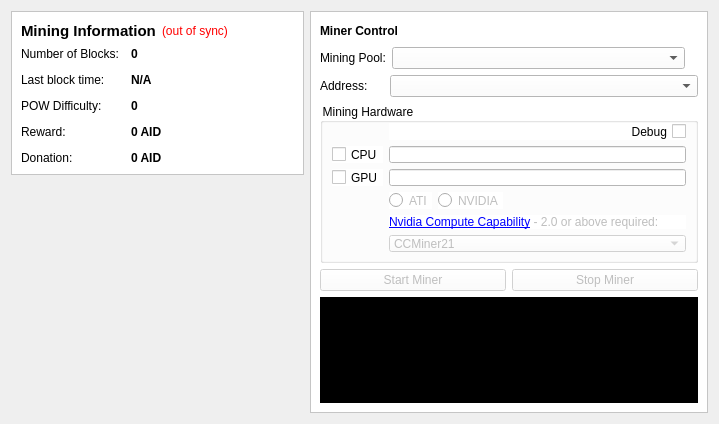
<?xml version="1.0" encoding="UTF-8"?>
<ui version="4.0">
 <class>MinerControl</class>
 <widget class="QWidget" name="MinerControl">
  <property name="geometry">
   <rect>
    <x>0</x>
    <y>0</y>
    <width>719</width>
    <height>424</height>
   </rect>
  </property>
  <property name="windowTitle">
   <string>Form</string>
  </property>
  <layout class="QHBoxLayout" name="horizontalLayout" stretch="1,0">
   <item>
    <layout class="QVBoxLayout" name="verticalLayout_2">
     <item>
      <widget class="QFrame" name="frame">
       <property name="styleSheet">
        <string notr="true">background-color: rgb(255, 255, 255);</string>
       </property>
       <property name="frameShape">
        <enum>QFrame::StyledPanel</enum>
       </property>
       <property name="frameShadow">
        <enum>QFrame::Raised</enum>
       </property>
       <layout class="QVBoxLayout" name="verticalLayout_4">
        <item>
         <layout class="QHBoxLayout" name="horizontalLayout_4">
          <item>
           <widget class="QLabel" name="label_5">
            <property name="font">
             <font>
              <pointsize>11</pointsize>
              <weight>75</weight>
              <bold>true</bold>
             </font>
            </property>
            <property name="text">
             <string>Mining Information</string>
            </property>
           </widget>
          </item>
          <item>
           <widget class="QLabel" name="labelWalletStatus">
            <property name="toolTip">
             <string>The displayed information may be out of date. Your wallet automatically synchronizes with the AidBit network after a connection is established, but this process has not completed yet.</string>
            </property>
            <property name="styleSheet">
             <string notr="true">QLabel { color: red; }</string>
            </property>
            <property name="text">
             <string>(out of sync)</string>
            </property>
            <property name="alignment">
             <set>Qt::AlignLeading|Qt::AlignLeft|Qt::AlignVCenter</set>
            </property>
           </widget>
          </item>
          <item>
           <spacer name="horizontalSpacer_2">
            <property name="orientation">
             <enum>Qt::Horizontal</enum>
            </property>
            <property name="sizeHint" stdset="0">
             <size>
              <width>40</width>
              <height>20</height>
             </size>
            </property>
           </spacer>
          </item>
         </layout>
        </item>
        <item>
         <layout class="QFormLayout" name="formLayout_2">
          <property name="fieldGrowthPolicy">
           <enum>QFormLayout::AllNonFixedFieldsGrow</enum>
          </property>
          <property name="horizontalSpacing">
           <number>12</number>
          </property>
          <property name="verticalSpacing">
           <number>12</number>
          </property>
          <item row="0" column="0">
           <widget class="QLabel" name="label">
            <property name="text">
             <string>Number of Blocks:</string>
            </property>
           </widget>
          </item>
          <item row="2" column="0">
           <widget class="QLabel" name="label_3">
            <property name="text">
             <string>POW Difficulty:</string>
            </property>
           </widget>
          </item>
          <item row="2" column="1">
           <widget class="QLabel" name="powDiff">
            <property name="font">
             <font>
              <weight>75</weight>
              <bold>true</bold>
             </font>
            </property>
            <property name="cursor">
             <cursorShape>IBeamCursor</cursorShape>
            </property>
            <property name="toolTip">
             <string>&lt;html&gt;&lt;head/&gt;&lt;body&gt;&lt;p&gt;Curent Proof of Work Difficulty&lt;/p&gt;&lt;/body&gt;&lt;/html&gt;</string>
            </property>
            <property name="text">
             <string notr="true">0</string>
            </property>
            <property name="textInteractionFlags">
             <set>Qt::LinksAccessibleByMouse|Qt::TextSelectableByKeyboard|Qt::TextSelectableByMouse</set>
            </property>
           </widget>
          </item>
          <item row="3" column="0">
           <widget class="QLabel" name="labelImmatureText">
            <property name="text">
             <string>Reward:</string>
            </property>
           </widget>
          </item>
          <item row="3" column="1">
           <widget class="QLabel" name="powReward">
            <property name="font">
             <font>
              <weight>75</weight>
              <bold>true</bold>
             </font>
            </property>
            <property name="toolTip">
             <string>&lt;html&gt;&lt;head/&gt;&lt;body&gt;&lt;p&gt;Reward per Block&lt;/p&gt;&lt;/body&gt;&lt;/html&gt;</string>
            </property>
            <property name="text">
             <string notr="true">0 AID</string>
            </property>
            <property name="textInteractionFlags">
             <set>Qt::LinksAccessibleByMouse|Qt::TextSelectableByKeyboard|Qt::TextSelectableByMouse</set>
            </property>
           </widget>
          </item>
          <item row="4" column="0">
           <widget class="QLabel" name="labelTotalText">
            <property name="text">
             <string>Donation:</string>
            </property>
           </widget>
          </item>
          <item row="4" column="1">
           <widget class="QLabel" name="powDonation">
            <property name="font">
             <font>
              <weight>75</weight>
              <bold>true</bold>
             </font>
            </property>
            <property name="cursor">
             <cursorShape>IBeamCursor</cursorShape>
            </property>
            <property name="toolTip">
             <string>&lt;html&gt;&lt;head/&gt;&lt;body&gt;&lt;p&gt;Donation per Block&lt;/p&gt;&lt;/body&gt;&lt;/html&gt;</string>
            </property>
            <property name="text">
             <string notr="true">0 AID</string>
            </property>
            <property name="textInteractionFlags">
             <set>Qt::LinksAccessibleByMouse|Qt::TextSelectableByKeyboard|Qt::TextSelectableByMouse</set>
            </property>
           </widget>
          </item>
          <item row="0" column="1">
           <widget class="QLabel" name="numberOfBlocks">
            <property name="font">
             <font>
              <weight>75</weight>
              <bold>true</bold>
             </font>
            </property>
            <property name="cursor">
             <cursorShape>IBeamCursor</cursorShape>
            </property>
            <property name="toolTip">
             <string>&lt;html&gt;&lt;head/&gt;&lt;body&gt;&lt;p&gt;Current Number Of Blocks&lt;/p&gt;&lt;/body&gt;&lt;/html&gt;</string>
            </property>
            <property name="text">
             <string notr="true">0</string>
            </property>
            <property name="textInteractionFlags">
             <set>Qt::LinksAccessibleByMouse|Qt::TextSelectableByKeyboard|Qt::TextSelectableByMouse</set>
            </property>
           </widget>
          </item>
          <item row="1" column="0">
           <widget class="QLabel" name="label_7">
            <property name="text">
             <string>Last block time:</string>
            </property>
           </widget>
          </item>
          <item row="1" column="1">
           <widget class="QLabel" name="lastBlockTime">
            <property name="font">
             <font>
              <weight>75</weight>
              <bold>true</bold>
             </font>
            </property>
            <property name="cursor">
             <cursorShape>IBeamCursor</cursorShape>
            </property>
            <property name="toolTip">
             <string>&lt;html&gt;&lt;head/&gt;&lt;body&gt;&lt;p&gt;Current Number Of Blocks&lt;/p&gt;&lt;/body&gt;&lt;/html&gt;</string>
            </property>
            <property name="text">
             <string notr="true">N/A</string>
            </property>
            <property name="textInteractionFlags">
             <set>Qt::LinksAccessibleByMouse|Qt::TextSelectableByKeyboard|Qt::TextSelectableByMouse</set>
            </property>
           </widget>
          </item>
         </layout>
        </item>
       </layout>
      </widget>
     </item>
     <item>
      <spacer name="verticalSpacer">
       <property name="orientation">
        <enum>Qt::Vertical</enum>
       </property>
       <property name="sizeHint" stdset="0">
        <size>
         <width>20</width>
         <height>40</height>
        </size>
       </property>
      </spacer>
     </item>
     <item>
      <widget class="QLabel" name="label_8">
       <property name="text">
        <string/>
       </property>
       <property name="pixmap">
        <pixmap resource="../bitcoin.qrc">:/images/wallet</pixmap>
       </property>
       <property name="alignment">
        <set>Qt::AlignBottom|Qt::AlignLeading|Qt::AlignLeft</set>
       </property>
      </widget>
     </item>
    </layout>
   </item>
   <item>
    <layout class="QVBoxLayout" name="verticalLayout_3">
     <item>
      <widget class="QFrame" name="frame_2">
       <property name="styleSheet">
        <string notr="true">background-color: rgb(255, 255, 255);</string>
       </property>
       <property name="frameShape">
        <enum>QFrame::StyledPanel</enum>
       </property>
       <property name="frameShadow">
        <enum>QFrame::Raised</enum>
       </property>
       <layout class="QVBoxLayout" name="verticalLayout">
        <item>
         <layout class="QHBoxLayout" name="horizontalLayout_2">
          <item>
           <widget class="QLabel" name="label_4">
            <property name="text">
             <string>&lt;b&gt;Miner Control&lt;/b&gt;</string>
            </property>
           </widget>
          </item>
          <item>
           <spacer name="horizontalSpacer">
            <property name="orientation">
             <enum>Qt::Horizontal</enum>
            </property>
            <property name="sizeHint" stdset="0">
             <size>
              <width>300</width>
              <height>20</height>
             </size>
            </property>
           </spacer>
          </item>
         </layout>
        </item>
        <item>
         <layout class="QHBoxLayout" name="horizontalLayout_3">
          <item>
           <widget class="QLabel" name="label_2">
            <property name="sizePolicy">
             <sizepolicy hsizetype="Fixed" vsizetype="Preferred">
              <horstretch>0</horstretch>
              <verstretch>0</verstretch>
             </sizepolicy>
            </property>
            <property name="text">
             <string>Mining Pool:</string>
            </property>
           </widget>
          </item>
          <item>
           <widget class="QComboBox" name="poolSelect">
            <property name="sizePolicy">
             <sizepolicy hsizetype="Expanding" vsizetype="Fixed">
              <horstretch>0</horstretch>
              <verstretch>0</verstretch>
             </sizepolicy>
            </property>
           </widget>
          </item>
          <item>
           <widget class="QLabel" name="ProgressAnimation">
            <property name="text">
             <string/>
            </property>
           </widget>
          </item>
         </layout>
        </item>
        <item>
         <layout class="QHBoxLayout" name="horizontalLayout_6">
          <item>
           <widget class="QLabel" name="label_6">
            <property name="sizePolicy">
             <sizepolicy hsizetype="Fixed" vsizetype="Preferred">
              <horstretch>0</horstretch>
              <verstretch>0</verstretch>
             </sizepolicy>
            </property>
            <property name="text">
             <string>Address:     </string>
            </property>
           </widget>
          </item>
          <item>
           <widget class="QComboBox" name="addressList"/>
          </item>
         </layout>
        </item>
        <item>
         <layout class="QVBoxLayout" name="verticalLayout_8">
          <item>
           <widget class="QGroupBox" name="groupBox">
            <property name="sizePolicy">
             <sizepolicy hsizetype="Expanding" vsizetype="Preferred">
              <horstretch>0</horstretch>
              <verstretch>0</verstretch>
             </sizepolicy>
            </property>
            <property name="minimumSize">
             <size>
              <width>0</width>
              <height>160</height>
             </size>
            </property>
            <property name="title">
             <string>Mining Hardware</string>
            </property>
            <layout class="QVBoxLayout" name="verticalLayout_5">
             <property name="topMargin">
              <number>0</number>
             </property>
             <item>
              <layout class="QGridLayout" name="gridLayout">
               <item row="0" column="1">
                <widget class="QCheckBox" name="checkDebug">
                 <property name="layoutDirection">
                  <enum>Qt::RightToLeft</enum>
                 </property>
                 <property name="text">
                  <string>Debug</string>
                 </property>
                </widget>
               </item>
               <item row="1" column="1">
                <widget class="QLineEdit" name="cpuParams">
                 <property name="enabled">
                  <bool>false</bool>
                 </property>
                 <property name="toolTip">
                  <string>Optional Arguments (Input --help and click START for more information.)</string>
                 </property>
                 <property name="text">
                  <string/>
                 </property>
                </widget>
               </item>
               <item row="2" column="1">
                <widget class="QLineEdit" name="gpuParams">
                 <property name="enabled">
                  <bool>false</bool>
                 </property>
                 <property name="toolTip">
                  <string>Optional Arguments (Input --help and click START for more information.)</string>
                 </property>
                 <property name="text">
                  <string/>
                 </property>
                </widget>
               </item>
               <item row="2" column="0">
                <widget class="QCheckBox" name="checkGPU">
                 <property name="toolTip">
                  <string>Graphics Processing Unit</string>
                 </property>
                 <property name="text">
                  <string>GPU</string>
                 </property>
                </widget>
               </item>
               <item row="5" column="1">
                <widget class="QComboBox" name="CCSelect">
                 <property name="enabled">
                  <bool>false</bool>
                 </property>
                 <property name="toolTip">
                  <string>&lt;html&gt;&lt;head/&gt;&lt;body&gt;&lt;p&gt;Nvidia Compute Capability&lt;/p&gt;&lt;/body&gt;&lt;/html&gt;</string>
                 </property>
                 <item>
                  <property name="text">
                   <string>CCMiner21</string>
                  </property>
                 </item>
                 <item>
                  <property name="text">
                   <string>CCMiner30</string>
                  </property>
                 </item>
                 <item>
                  <property name="text">
                   <string>CCMiner35</string>
                  </property>
                 </item>
                 <item>
                  <property name="text">
                   <string>CCMiner50</string>
                  </property>
                 </item>
                </widget>
               </item>
               <item row="1" column="0">
                <widget class="QCheckBox" name="checkCPU">
                 <property name="toolTip">
                  <string>Central Processing Unit (Processor)</string>
                 </property>
                 <property name="text">
                  <string>CPU</string>
                 </property>
                </widget>
               </item>
               <item row="4" column="1">
                <widget class="QLabel" name="nvCompute">
                 <property name="enabled">
                  <bool>false</bool>
                 </property>
                 <property name="text">
                  <string>&lt;a href='https://developer.nvidia.com/cuda-gpus'&gt;Nvidia Compute Capability&lt;/a&gt; - 2.0 or above required: </string>
                 </property>
                 <property name="openExternalLinks">
                  <bool>true</bool>
                 </property>
                </widget>
               </item>
               <item row="3" column="1">
                <layout class="QHBoxLayout" name="horizontalLayout_7">
                 <item>
                  <widget class="QRadioButton" name="gpuAti">
                   <property name="enabled">
                    <bool>false</bool>
                   </property>
                   <property name="text">
                    <string>ATI</string>
                   </property>
                  </widget>
                 </item>
                 <item>
                  <widget class="QRadioButton" name="gpuNvidia">
                   <property name="enabled">
                    <bool>false</bool>
                   </property>
                   <property name="text">
                    <string>NVIDIA</string>
                   </property>
                  </widget>
                 </item>
                 <item>
                  <spacer name="horizontalSpacer_3">
                   <property name="orientation">
                    <enum>Qt::Horizontal</enum>
                   </property>
                   <property name="sizeHint" stdset="0">
                    <size>
                     <width>40</width>
                     <height>20</height>
                    </size>
                   </property>
                  </spacer>
                 </item>
                </layout>
               </item>
               <item row="6" column="1">
                <spacer name="verticalSpacer_3">
                 <property name="orientation">
                  <enum>Qt::Vertical</enum>
                 </property>
                 <property name="sizeHint" stdset="0">
                  <size>
                   <width>20</width>
                   <height>40</height>
                  </size>
                 </property>
                </spacer>
               </item>
              </layout>
             </item>
            </layout>
           </widget>
          </item>
         </layout>
        </item>
        <item>
         <layout class="QHBoxLayout" name="horizontalLayout_5">
          <item>
           <widget class="QPushButton" name="StartButton">
            <property name="enabled">
             <bool>false</bool>
            </property>
            <property name="text">
             <string>Start Miner</string>
            </property>
           </widget>
          </item>
          <item>
           <widget class="QPushButton" name="StopButton">
            <property name="enabled">
             <bool>false</bool>
            </property>
            <property name="text">
             <string>Stop Miner</string>
            </property>
           </widget>
          </item>
         </layout>
        </item>
        <item>
         <widget class="QPlainTextEdit" name="logView">
          <property name="styleSheet">
           <string notr="true">background-color:rgb(0, 0, 0);
color: rgb(255, 255, 255);</string>
          </property>
          <property name="readOnly">
           <bool>true</bool>
          </property>
          <property name="maximumBlockCount">
           <number>1500</number>
          </property>
         </widget>
        </item>
       </layout>
      </widget>
     </item>
     <item>
      <spacer name="verticalSpacer_2">
       <property name="orientation">
        <enum>Qt::Vertical</enum>
       </property>
       <property name="sizeHint" stdset="0">
        <size>
         <width>20</width>
         <height>40</height>
        </size>
       </property>
      </spacer>
     </item>
    </layout>
   </item>
  </layout>
 </widget>
 <resources>
  <include location="../bitcoin.qrc"/>
 </resources>
 <connections>
  <connection>
   <sender>checkCPU</sender>
   <signal>toggled(bool)</signal>
   <receiver>MinerControl</receiver>
   <slot>ToggleStart()</slot>
   <hints>
    <hint type="sourcelabel">
     <x>369</x>
     <y>154</y>
    </hint>
    <hint type="destinationlabel">
     <x>298</x>
     <y>208</y>
    </hint>
   </hints>
  </connection>
  <connection>
   <sender>checkGPU</sender>
   <signal>toggled(bool)</signal>
   <receiver>MinerControl</receiver>
   <slot>ToggleStart()</slot>
   <hints>
    <hint type="sourcelabel">
     <x>369</x>
     <y>174</y>
    </hint>
    <hint type="destinationlabel">
     <x>298</x>
     <y>249</y>
    </hint>
   </hints>
  </connection>
  <connection>
   <sender>StartButton</sender>
   <signal>clicked()</signal>
   <receiver>MinerControl</receiver>
   <slot>RunMiner()</slot>
   <hints>
    <hint type="sourcelabel">
     <x>503</x>
     <y>285</y>
    </hint>
    <hint type="destinationlabel">
     <x>359</x>
     <y>211</y>
    </hint>
   </hints>
  </connection>
  <connection>
   <sender>StopButton</sender>
   <signal>clicked()</signal>
   <receiver>MinerControl</receiver>
   <slot>KillMiner()</slot>
   <hints>
    <hint type="sourcelabel">
     <x>697</x>
     <y>285</y>
    </hint>
    <hint type="destinationlabel">
     <x>359</x>
     <y>211</y>
    </hint>
   </hints>
  </connection>
  <connection>
   <sender>checkGPU</sender>
   <signal>toggled(bool)</signal>
   <receiver>gpuParams</receiver>
   <slot>setEnabled(bool)</slot>
   <hints>
    <hint type="sourcelabel">
     <x>369</x>
     <y>174</y>
    </hint>
    <hint type="destinationlabel">
     <x>686</x>
     <y>174</y>
    </hint>
   </hints>
  </connection>
  <connection>
   <sender>checkCPU</sender>
   <signal>toggled(bool)</signal>
   <receiver>cpuParams</receiver>
   <slot>setEnabled(bool)</slot>
   <hints>
    <hint type="sourcelabel">
     <x>369</x>
     <y>154</y>
    </hint>
    <hint type="destinationlabel">
     <x>686</x>
     <y>154</y>
    </hint>
   </hints>
  </connection>
  <connection>
   <sender>gpuNvidia</sender>
   <signal>toggled(bool)</signal>
   <receiver>nvCompute</receiver>
   <slot>setEnabled(bool)</slot>
   <hints>
    <hint type="sourcelabel">
     <x>458</x>
     <y>193</y>
    </hint>
    <hint type="destinationlabel">
     <x>445</x>
     <y>209</y>
    </hint>
   </hints>
  </connection>
  <connection>
   <sender>gpuNvidia</sender>
   <signal>toggled(bool)</signal>
   <receiver>CCSelect</receiver>
   <slot>setEnabled(bool)</slot>
   <hints>
    <hint type="sourcelabel">
     <x>466</x>
     <y>194</y>
    </hint>
    <hint type="destinationlabel">
     <x>464</x>
     <y>230</y>
    </hint>
   </hints>
  </connection>
  <connection>
   <sender>checkGPU</sender>
   <signal>toggled(bool)</signal>
   <receiver>gpuAti</receiver>
   <slot>setEnabled(bool)</slot>
   <hints>
    <hint type="sourcelabel">
     <x>343</x>
     <y>172</y>
    </hint>
    <hint type="destinationlabel">
     <x>389</x>
     <y>190</y>
    </hint>
   </hints>
  </connection>
  <connection>
   <sender>checkGPU</sender>
   <signal>toggled(bool)</signal>
   <receiver>gpuNvidia</receiver>
   <slot>setEnabled(bool)</slot>
   <hints>
    <hint type="sourcelabel">
     <x>348</x>
     <y>169</y>
    </hint>
    <hint type="destinationlabel">
     <x>450</x>
     <y>190</y>
    </hint>
   </hints>
  </connection>
 </connections>
 <slots>
  <slot>ToggleStart()</slot>
  <slot>RunMiner()</slot>
  <slot>KillMiner()</slot>
 </slots>
</ui>
